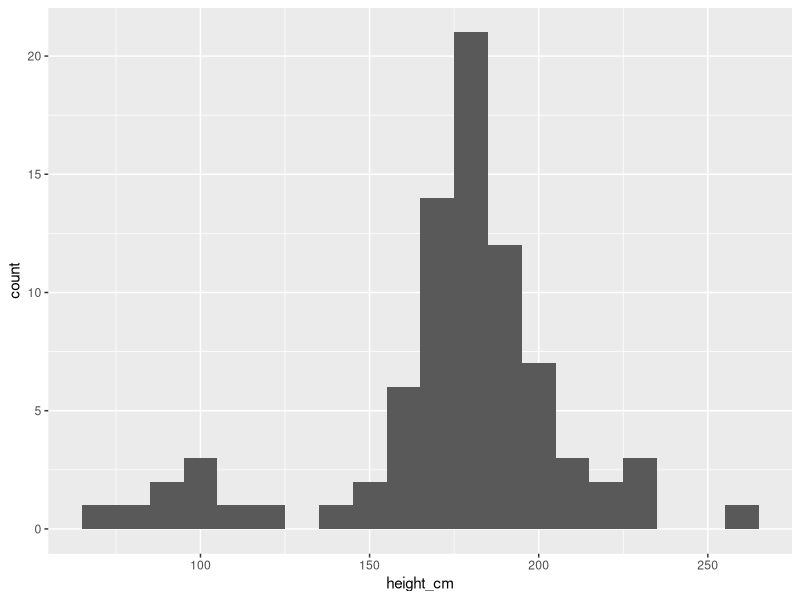
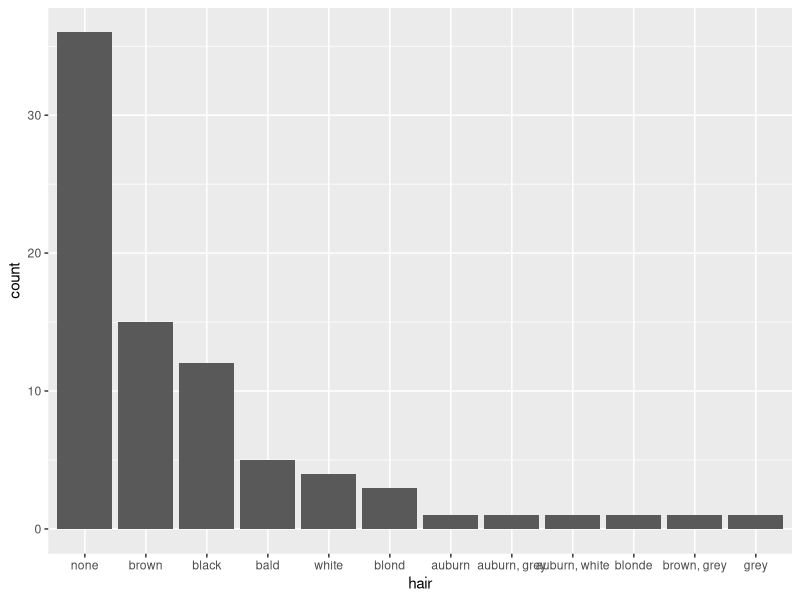
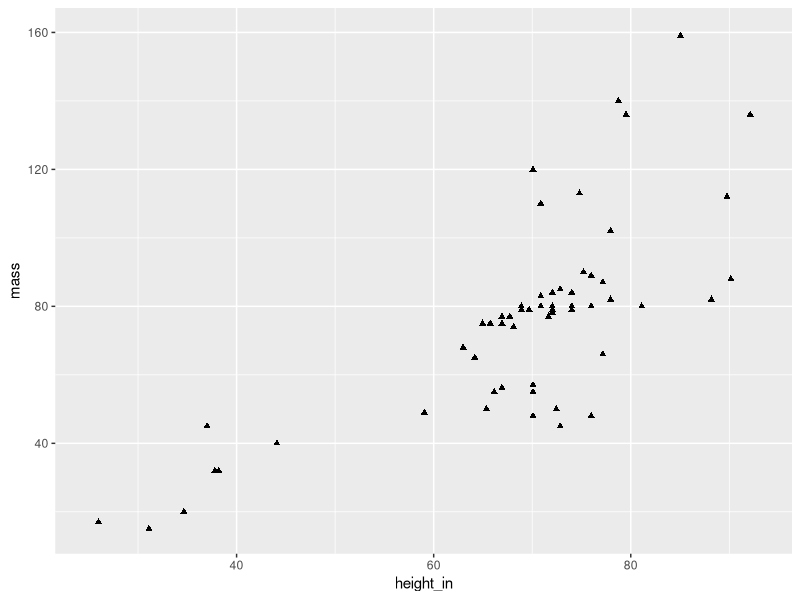
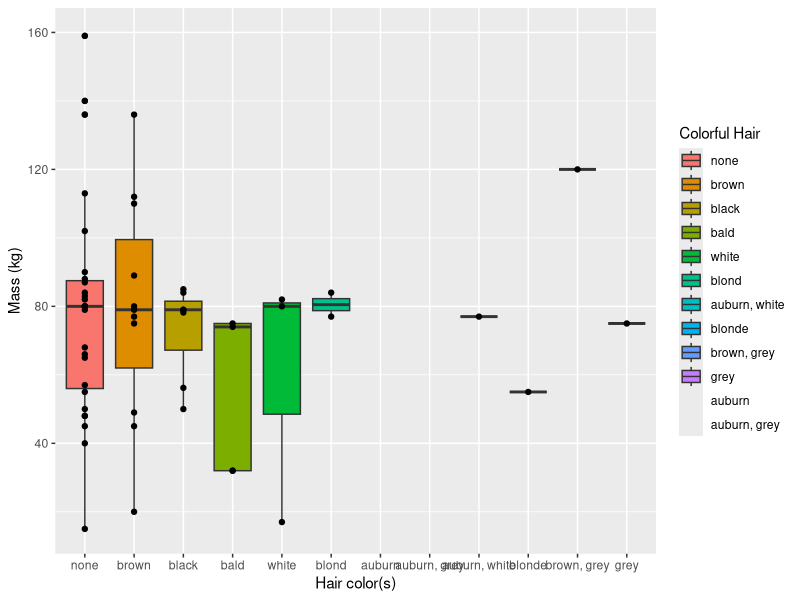
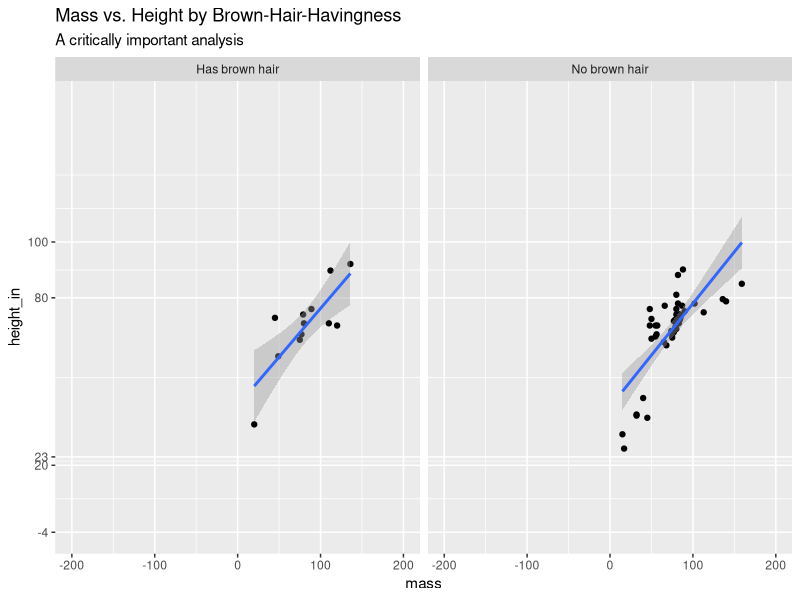
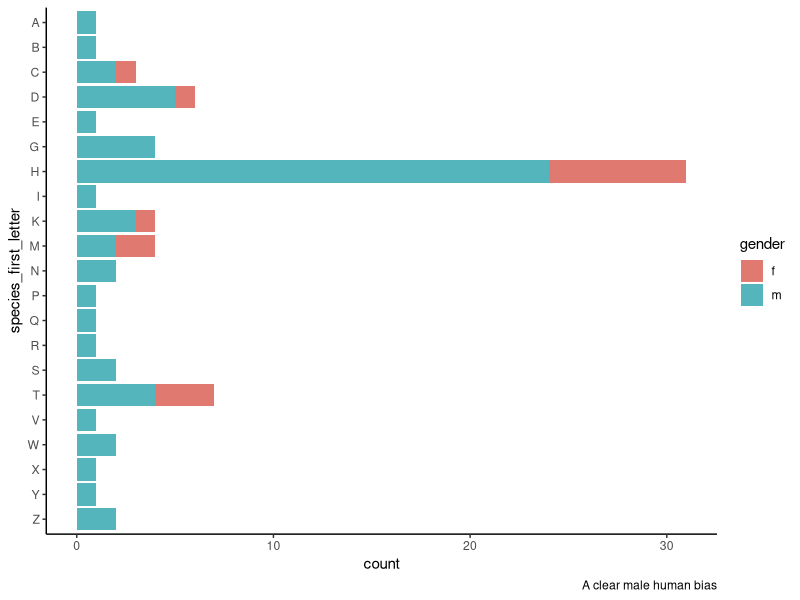

Write R code to recreate these figures, in order.
library(tidyverse)

## Create your goal tibble to replicate

# # Run this line to see what your end product should look like
# sw.wrangled.goal <- read_csv("data/sw-wrangled.csv") %>% 
#   mutate(across(c(hair, gender, species, homeworld), factor)) # this is a quick-and-dirty fix to account for odd importing behavior
# 
# # View in console
# sw.wrangled.goal 
# 
# # Examine the structure of the df and take note of data types
# # Look closely at factors (you may need another function to do so) to see their levels
# str(sw.wrangled.goal) 
# 
# 
# 
# ## Use the built-in starwars dataset to replicate the tibble above in a tbl called sw.wrangled
# # If you get stuck, use comments to "hold space" for where you know code needs to go to achieve a goal you're not sure how to execute
# sw.wranged <- starwars # %>% ...
# 
# 
# 
# ## Check that your sw.wrangled df is identical to the goal df
# # Use any returned information about mismatches to adjust your code as needed
# all.equal(sw.wrangled.goal, sw.wrangled.goal)


sw.wrangled <- starwars %>% 
  # Select only needed columns & rename height (to height_cm) and hair_color (to hair)
  select(name, height_cm = height, mass, hair = hair_color, gender, species, homeworld) %>% 
  # Filter out any rows where height data is missing
  filter(!is.na(height_cm)) %>% 
  # Break names into two columns (first_name, last_name); use first space " " as delimiter
  ## too_many="merge": if more than one delim (space) is found, merge everything after the space into the second column
  ## too_few="align_start": if less than one delim is found, treat the name like a first name and make last_name NA
  ## notice where in the column order the new columns appear vs if you did this with a mutate 
  separate_wider_delim(name, delim=" ", names = c("first_name", "last_name"), too_many="merge", too_few = "align_start") %>% 
  # Change categorical variables to factors
  mutate(
    ## for the 2 detected levels of gender (feminine, masculine) relabel (i.e., rename/replace those values) with f & m
    gender = factor(gender, levels = c("feminine", "masculine"), labels = c("f", "m")),
    ## convert character values in species to all upper case before creating factor levels
    species = factor(str_to_upper(species)),
    homeworld = factor(homeworld)) %>% 
  # create a second height column by converting cm to inches
  mutate(height_in = height_cm*.3937) %>% 
  # where there is no value in hair, use value "bald"
  mutate(hair = factor(replace_na(hair, "bald"))) %>% 
  # create a logical variable that returns true if "brown" is anywhere in the string value for hair 
  mutate(brown_hair = str_detect(hair, "brown")) %>% 
  # create an initials column by concatenating the first characters of the first and last name
  ## str_sub(colname, 1, 1) -- the '1,1' bit means the first character to include is the one in position 1
  ## and the last is in position 1 (so just the first character)
  mutate(initials = paste0(str_sub(first_name, 1, 1), str_sub(last_name, 1, 1))) %>% 
  # move the new height_in column to be immediately left of the height_cm column 
  relocate(height_in, .before = height_cm) %>% 
  # move the new initials column to be immediately right of the last_name column
  relocate(initials, .after = last_name) %>% 
  # sort by last_name and then (when last_name matches) by first_name
  arrange(last_name, first_name)

#write_csv(sw.wrangled, "data/sw-wrangled.csv")

# Plot 1 - height_cm and count
library(tidyverse)
ggplot(data = sw.wrangled) + geom_histogram(aes(x = height_cm), binwidth = 10) # This binwidth matches the example plot1 image

# Plot 2 - sorted_hair and count
# Need to reorder the levels of hair based on count - largest to smallest
sw.wrangled$hair <- factor(sw.wrangled$hair, levels = names(sort(table(sw.wrangled$hair), decreasing = TRUE)))
# Bar plot - make sure hair is organized from largest to smallest count
ggplot(data = sw.wrangled) + geom_bar(aes(x = hair))

# Plot 3 - height_in and mass
sw.wrangled %>%
  ggplot(aes(x = height_in, y = mass)) +
  geom_point(sw.wrangled = subset(sw.wrangled, mass <= 160), shape = "triangle") +  # Exclude the outlier by indicating the y-axis limit
  coord_cartesian(xlim = c(25, 93), ylim = c(15, 160)) +  # Set the axis limits
  scale_x_continuous(breaks = seq(40, 80, by = 20)) +  # Set x-axis breaks
  scale_y_continuous(breaks = seq(40, 160, by = 40))  # Set y-axis breaks



# Assignment 12
# Plot 1 - sorted_hair and count in boxplot with diff colors
library(tidyverse)
sw.wrangled$hair <- factor(sw.wrangled$hair, levels = names(sort(table(sw.wrangled$hair), decreasing = TRUE)))

sw.wrangled %>%
  ggplot(aes(x = hair, y = mass, fill = hair)) +
  geom_boxplot(sw.wrangled = subset(sw.wrangled, mass <= 160)) +
  coord_cartesian(ylim = c(15,160)) +
  scale_y_continuous(breaks = seq(40,160, by = 40)) +
  geom_point(aes(x = hair, y = mass)) +
  labs(x = "Hair color(s)",
       y = "Mass (kg)",
       fill = "Colorful Hair") + # Change legend title
  guides(fill = guide_legend(override.aes = list(shape = NA))) 


# Plot 2 - mass vs. height by brown-hair-havingness
library(tidyverse)
sw.wrangled$brown_hair <- factor(sw.wrangled$brown_hair, levels = c(TRUE, FALSE))
  
sw.wrangled %>%
  filter(!(mass > 1000)) %>% # To remove the outlier
  arrange(brown_hair) %>%
  ggplot(aes(x = `mass`, y = `height_in`)) +
  geom_point() +
  coord_cartesian(xlim = c(-200,200), ylim = c(-4,150)) + # Setting the axes
  facet_wrap(~ brown_hair, labeller = labeller(brown_hair = c('TRUE' = "Has brown hair", 'FALSE' = "No brown hair"))) + # Display the brown hair and no brown hair data side by side
  geom_smooth(method = "lm") + # Using the formula 'y ~ x' to calculate a line of best fit
  scale_y_continuous(breaks = c(-4,20,23, 80, 100)) + # Choosing the accurate axis breaks
  labs(title = "Mass vs. Height by Brown-Hair-Havingness",
        subtitle = "A critically important analysis",
        x = "mass",
        y = "height_in")


# Plot 3 - stacked bar graph based on species count of first alphabet
library(tidyverse)
sw.wrangled.plot3 <- sw.wrangled %>%
  filter(!is.na(gender)) %>%
  mutate(species_firstchar = substr(species, 1, 1)) %>%
  group_by(gender, species_firstchar) %>%
  summarise(Count = n())

sw.wrangled.plot3 %>%
  ggplot(aes(x = Count, y = species_firstchar, fill = gender)) +
  geom_col(position = "stack") +
  theme(panel.background = element_rect(fill = "white", color = "white"),
        panel.grid.major = element_blank(),
        panel.grid.minor = element_blank(),
        axis.line = element_line(color = "black")) + # To set the background as white, remove any grid lines, and make sure axis is black
  labs(x = "count",
       y = "species_first_letter",
       caption = "A clear male human bias") +
  scale_fill_manual(values = c("m" = "#54B6BC", "f" = "#E0796F")) +
  scale_y_discrete(limits = rev(levels(factor(sw.wrangled.plot3$species_firstchar))))
